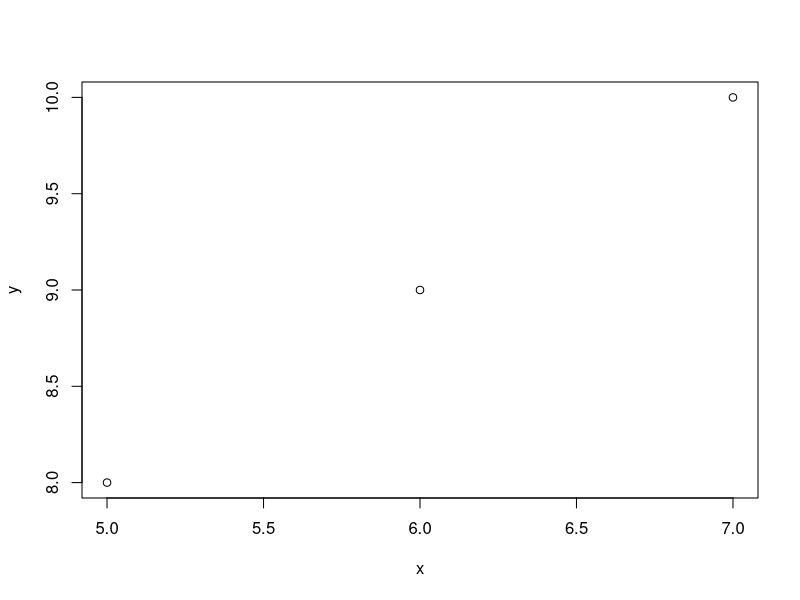
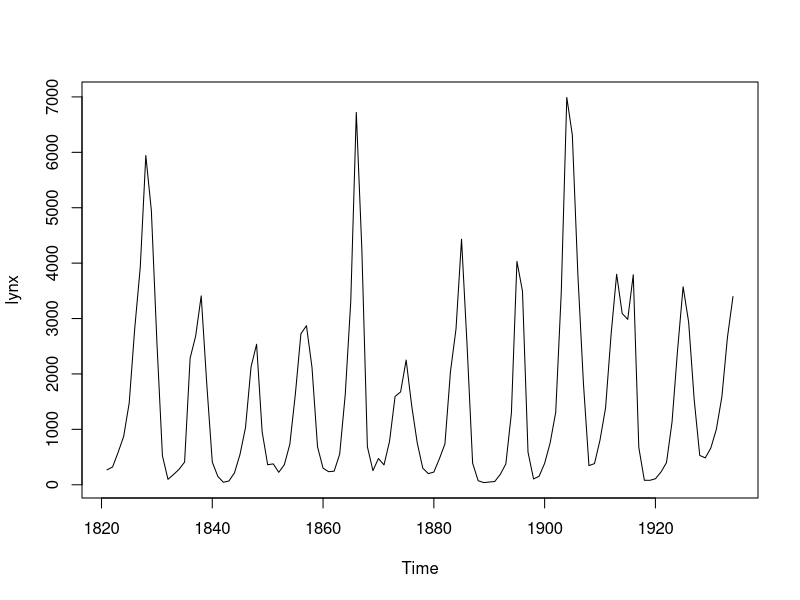
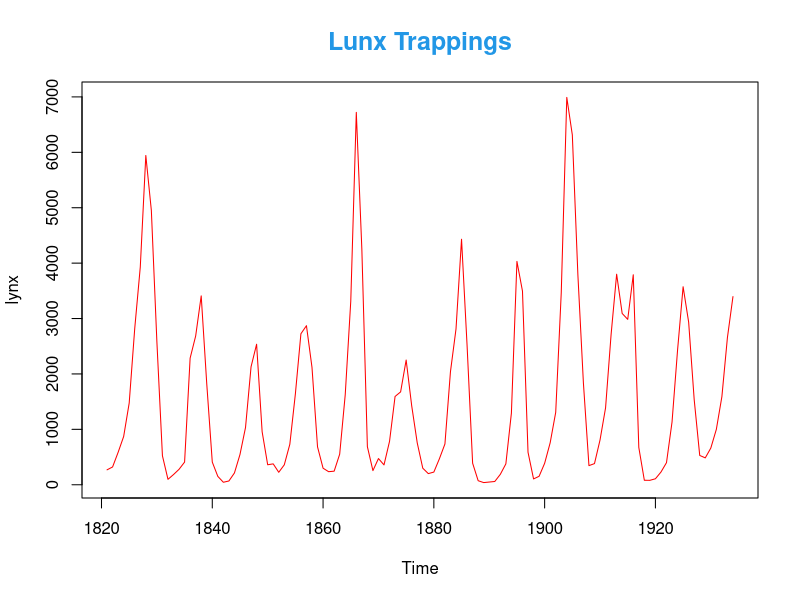
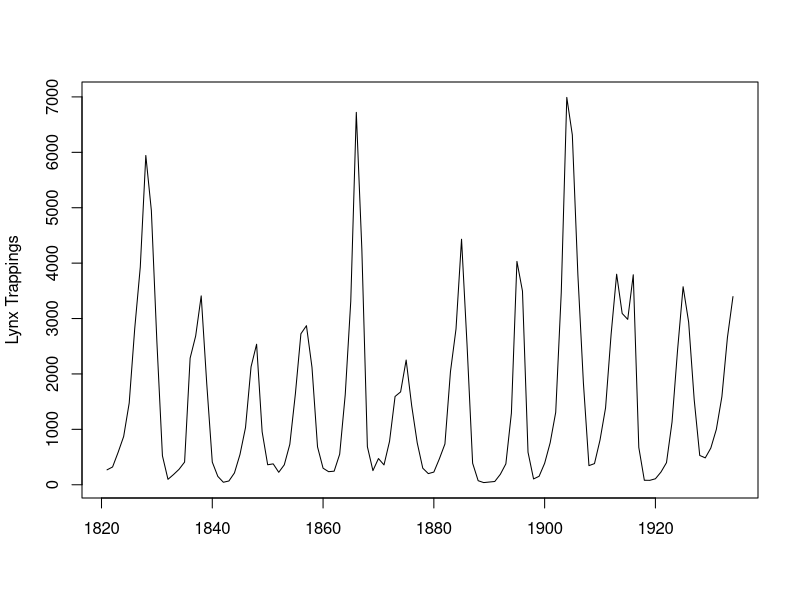
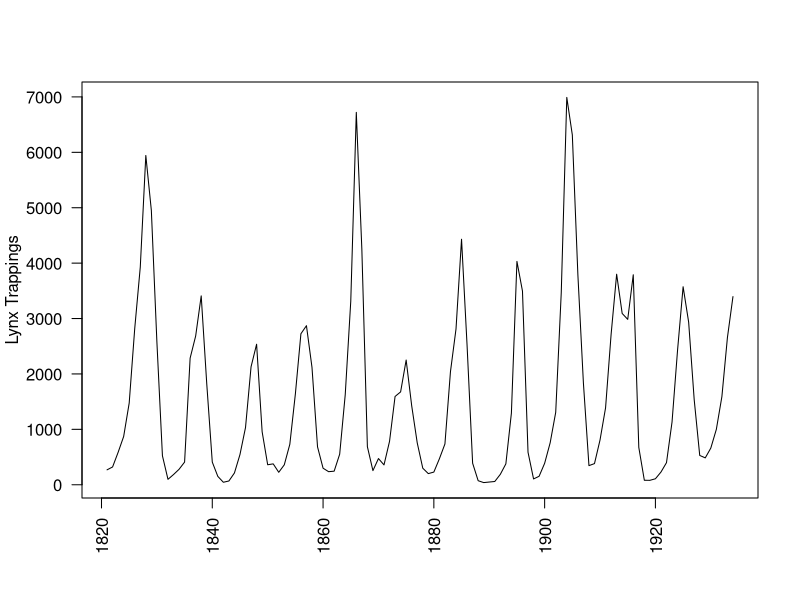

Reproduce these figures in R, in order.
### Graphs in R

# many different types are available
# different packages can help you
# easiest way: scatterplot
x=5:7
y=8:10
plot(x,y)

# or by using a dataset
plot(lynx)
plot(lynx, main="Lunx Trappings", col="red",
     col.main=52, cex.main=1.5)
# the cex faimily can be used to change magnification factors.

# handling the labs
plot(lynx, ylab="Lynx Trappings", xlab="")
plot(lynx, ylab="Lynx Trappings", xlab="", las=2)
# changing the scale directon

# Skipping adding plot data since I need to shower.